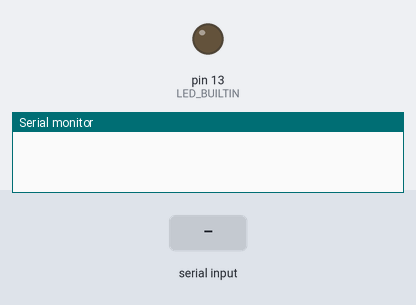
This sketch was run on a simulated Arduino Uno, built with avr-gcc and run on an emulated ATmega328P. On the bench: output pins drawn as LEDs (lit = HIGH), the last lines printed to the serial monitor. The inputs (shaded band) are chosen by the test bench.

Above: at 1.2 s.
1.3 s: "90,45\n" received over Serial
At 2.5 s:
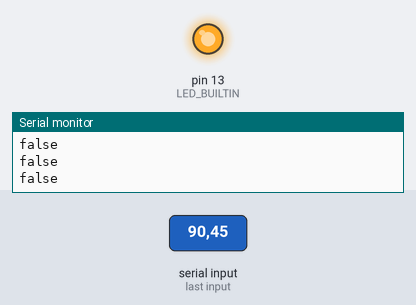
2.8 s: "5\n" received over Serial
Timing chart, 0 to 5.8 s (numbered marks = the images above; inputs shaded):
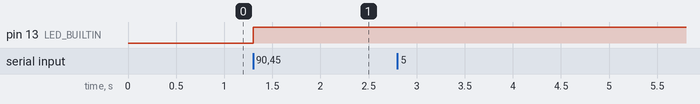

The sketch:

lab01.ino
```cpp
int arr[16]={0,0,1,1,1,1,0,1,0,0,0,0,1,1,0,0};
int incomingByte = 0;
void setup() {
  Serial.begin(9600);
  pinMode(LED_BUILTIN,OUTPUT);
}

void loop() {
 if (Serial.available()>0)
  {
    incomingByte=0;
    digitalWrite(LED_BUILTIN,HIGH);
    incomingByte = Serial.parseInt();
    if (arr[incomingByte]==true)    {
      Serial.println("true");
      digitalWrite(LED_BUILTIN,LOW);
    }else Serial.println("false");
  }
}
```

Measured:
- after the input at 1.3 s, pin 13 (LED_BUILTIN): LOW → HIGH at once
